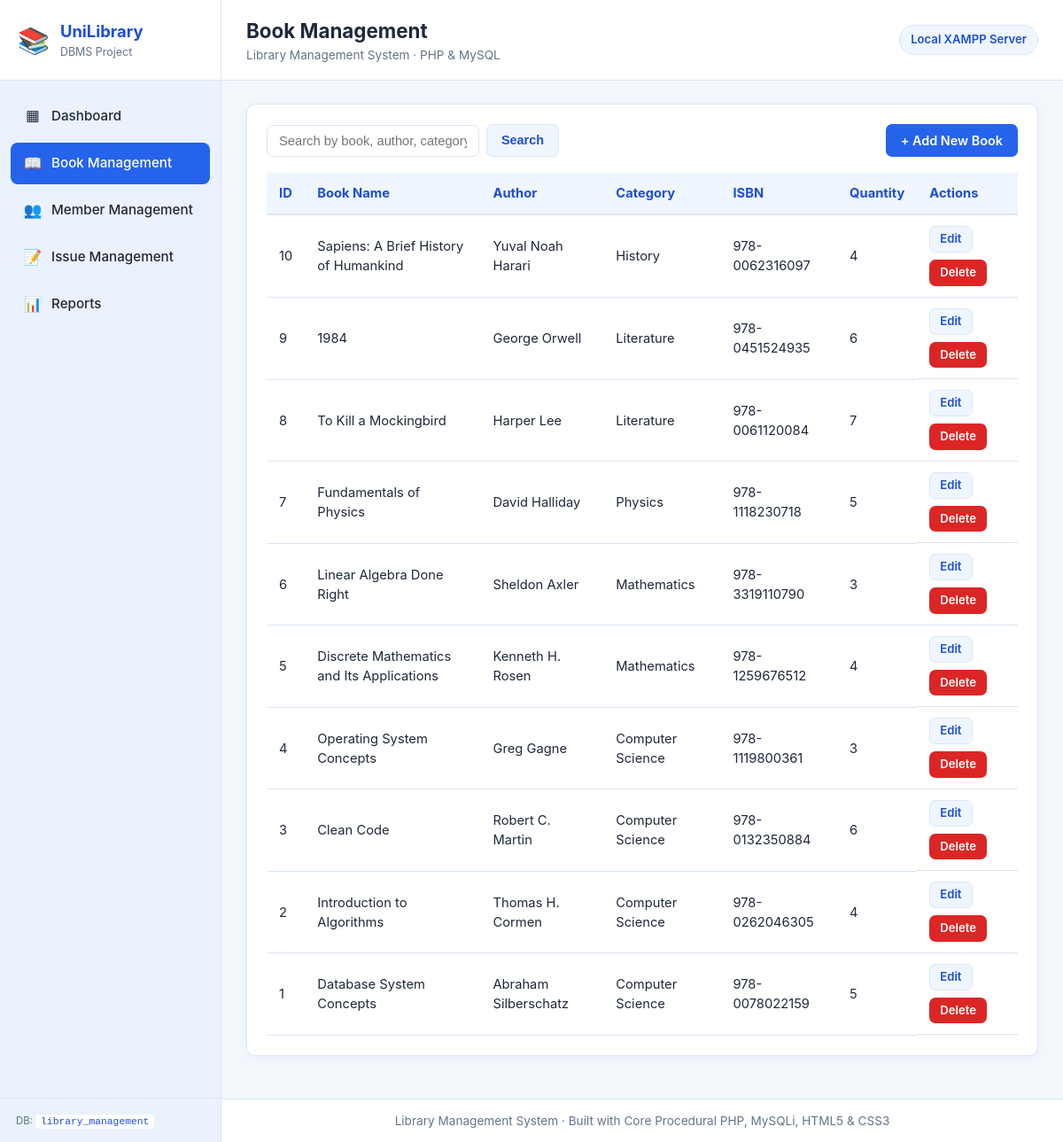
The app's page /books/index.php with its own data.
### tables this page shows
CREATE TABLE Book (
    book_id INT PRIMARY KEY AUTO_INCREMENT,
    book_name VARCHAR(150) NOT NULL,
    author VARCHAR(100) NOT NULL,
    category_id INT NOT NULL,
    isbn VARCHAR(30) UNIQUE,
    quantity INT NOT NULL DEFAULT 1,
    CONSTRAINT fk_book_category
        FOREIGN KEY (category_id) REFERENCES Category(category_id)
        ON UPDATE CASCADE
        ON DELETE RESTRICT
);

CREATE TABLE Category (
    category_id INT PRIMARY KEY AUTO_INCREMENT,
    category_name VARCHAR(100) NOT NULL
);

### config/db.php (called while the page is built, shortened)
<?php
function e($value): string
{
    return htmlspecialchars((string)($value ?? ''), ENT_QUOTES, 'UTF-8');
}
?>

### books/index.php (the view, shortened to what this page needs)
<?php
require_once __DIR__ . '/../config/db.php';
$search = trim($_GET['search'] ?? '');
if ($search !== '') {
    $like = '%' . $search . '%';
    $sql  = "SELECT b.book_id, b.book_name, b.author, c.category_name, b.isbn, b.quantity
             FROM Book b
             INNER JOIN Category c ON b.category_id = c.category_id
             WHERE b.book_name LIKE ? OR b.author LIKE ? OR b.isbn LIKE ? OR c.category_name LIKE ?
             ORDER BY b.book_id DESC";
    $stmt = mysqli_prepare($conn, $sql);
    mysqli_stmt_bind_param($stmt, 'ssss', $like, $like, $like, $like);
    mysqli_stmt_execute($stmt);
    $result = mysqli_stmt_get_result($stmt);
} else {
    $sql = "SELECT b.book_id, b.book_name, b.author, c.category_name, b.isbn, b.quantity
            FROM Book b
            INNER JOIN Category c ON b.category_id = c.category_id
            ORDER BY b.book_id DESC";
    $result = mysqli_query($conn, $sql);
}
include __DIR__ . '/../includes/header.php';
?>
<section class="panel">
    <div class="toolbar">
        <form method="GET" action="index.php" class="search-form">
            <input type="text"
                   name="search"
                   class="search-input"
                   placeholder="Search by book, author, category, or ISBN..."
                   value="<?php echo e($search); ?>">
            <button type="submit" class="btn btn-secondary">Search</button>
        </form>
        <a href="add.php" class="btn btn-primary">+ Add New Book</a>
    </div>
    <div class="table-responsive">
        <table>
            <thead>
                <tr>
                    <th>ID</th>
                    <th>Book Name</th>
                    <th>Author</th>
                    <th>Category</th>
                    <th>ISBN</th>
                    <th>Quantity</th>
                    <th>Actions</th>
                </tr>
            </thead>
            <tbody>
                <?php if (mysqli_num_rows($result) > 0): ?>
                    <?php while ($book = mysqli_fetch_assoc($result)): ?>
                        <tr>
                            <td><?php echo e($book['book_id']); ?></td>
                            <td><?php echo e($book['book_name']); ?></td>
                            <td><?php echo e($book['author']); ?></td>
                            <td><?php echo e($book['category_name']); ?></td>
                            <td><?php echo e($book['isbn']); ?></td>
                            <td><?php echo e($book['quantity']); ?></td>
                            <td class="actions-cell">
                                <a href="edit.php?id=<?php echo (int) $book['book_id']; ?>" class="btn btn-secondary btn-sm">Edit</a>
                                <a href="delete.php?id=<?php echo (int) $book['book_id']; ?>"
                                   class="btn btn-danger btn-sm"
                                   onclick="return confirm('Are you sure you want to delete this book?');">Delete</a>
                            </td>
                        </tr>
                    <?php endwhile; ?>
                <?php else: ?>
                    <tr>
                        <td colspan="7" class="empty-state">No books found matching your search.</td>
                    </tr>
                <?php endif; ?>
            </tbody>
        </table>
    </div>
</section>
<?php include __DIR__ . '/../includes/footer.php'; ?>

### style.css (style rules this page uses)
:root { --bg-page: #f3f7fc; --bg-surface: #ffffff; --bg-sidebar: #eaf2fd; --bg-sidebar-hover: #dbeafe; --primary: #2563eb; --primary-dark: #1d4ed8; --primary-light: #eff6ff; --border-color: #dbe6f5; --text-main: #1e293b; --text-muted: #64748b; --success-bg: #dcfce7; --success-text: #166534; --warning-bg: #fef3c7; --warning-text: #92400e; --danger-bg: #fee2e2; --danger-text: #991b1b; --danger-btn: #dc2626; --danger-btn-hover: #b91c1c; --shadow-sm: 0 2px 8px rgba(37, 99, 235, 0.06); --radius: 10px; }
* { box-sizing: border-box; margin: 0; padding: 0; }
body { font-family: -apple-system, BlinkMacSystemFont, "Segoe UI", Roboto, Arial, sans-serif; background-color: var(--bg-page); color: var(--text-main); line-height: 1.5; }
.panel { background-color: var(--bg-surface); border: 1px solid var(--border-color); border-radius: var(--radius); padding: 22px; box-shadow: var(--shadow-sm); margin-bottom: 22px; }
.toolbar { display: flex; flex-wrap: wrap; align-items: center; justify-content: space-between; gap: 12px; margin-bottom: 18px; }
.search-form { display: flex; gap: 8px; flex-wrap: wrap; align-items: center; }
.search-input { padding: 9px 13px; border: 1px solid var(--border-color); border-radius: 7px; min-width: 240px; font-size: 0.92rem; outline: none; }
.btn { display: inline-block; padding: 9px 16px; border-radius: 7px; font-size: 0.9rem; font-weight: 600; text-decoration: none; border: 1px solid transparent; cursor: pointer; transition: background-color 0.15s ease; line-height: 1.2; }
.btn-primary { background-color: var(--primary); color: #ffffff; }
.btn-secondary { background-color: var(--primary-light); color: var(--primary-dark); border-color: var(--border-color); }
.btn-danger { background-color: var(--danger-btn); color: #ffffff; }
.btn-sm { padding: 6px 11px; font-size: 0.82rem; }
.table-responsive { width: 100%; overflow-x: auto; }
table { width: 100%; border-collapse: collapse; font-size: 0.92rem; }
thead th { background-color: var(--primary-light); color: var(--primary-dark); text-align: left; padding: 12px 14px; font-weight: 700; border-bottom: 2px solid var(--border-color); white-space: nowrap; }
tbody td { padding: 12px 14px; border-bottom: 1px solid var(--border-color); vertical-align: middle; }
.actions-cell { display: flex; gap: 8px; flex-wrap: wrap; }

### records on screen
book: book_id "10", book_name "Sapiens: A Brief History of Humankind", author "Yuval Noah Harari", category.category_name "History", isbn "978-0062316097", quantity "4"
book: book_id "9", book_name "1984", author "George Orwell", category.category_name "Literature", isbn "978-0451524935", quantity "6"
book: book_id "8", book_name "To Kill a Mockingbird", author "Harper Lee", category.category_name "Literature", isbn "978-0061120084", quantity "7"
book: book_id "7", book_name "Fundamentals of Physics", author "David Halliday", category.category_name "Physics", isbn "978-1118230718", quantity "5"
book: book_id "6", book_name "Linear Algebra Done Right", author "Sheldon Axler", category.category_name "Mathematics", isbn "978-3319110790", quantity "3"
book: book_id "5", book_name "Discrete Mathematics and Its Applications", author "Kenneth H. Rosen", category.category_name "Mathematics", isbn "978-1259676512", quantity "4"
book: book_id "4", book_name "Operating System Concepts", author "Greg Gagne", category.category_name "Computer Science", isbn "978-1119800361", quantity "3"
book: book_id "3", book_name "Clean Code", author "Robert C. Martin", category.category_name "Computer Science", isbn "978-0132350884", quantity "6"
book: book_id "2", book_name "Introduction to Algorithms", author "Thomas H. Cormen", category.category_name "Computer Science", isbn "978-0262046305", quantity "4"
book: book_id "1", book_name "Database System Concepts", author "Abraham Silberschatz", category.category_name "Computer Science", isbn "978-0078022159", quantity "5"

### other values on screen
$item['icon'] "▦"
$item['label'] "Dashboard"
$item['icon'] "📖"
$item['label'] "Book Management"
$item['icon'] "👥"
$item['label'] "Member Management"
$item['icon'] "📝"
$item['label'] "Issue Management"
$item['icon'] "📊"
$item['label'] "Reports"
$page_title "Book Management"
